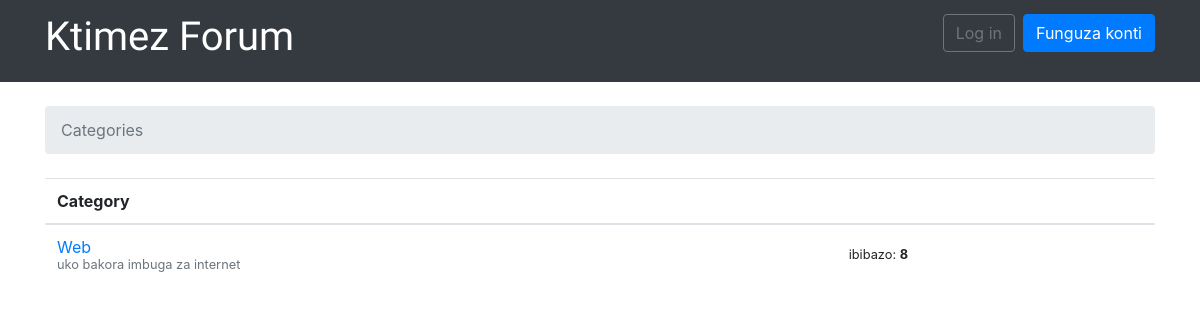
The page / on the database its author committed.
### categories/models.py (models this page shows, shortened)
class Category(models.Model):
    name = models.CharField(max_length=30, unique=True)
    description = models.CharField(max_length=100)

### categories/views.py (the view)
# urls.py: 2. Add a URL to urlpatterns:  url(r'^$', views.home, name='home')
def home(request):
    cats = Category.objects.all()
    return render(request, 'home.html', {'cats':cats })

### templates/home.html
{% extends 'base.html' %}
{% block breadcrumb %}
  <li class="breadcrumb-item active">Categories</li>
{% endblock %}
{% block content %}
  <table class="table">
    <thead class="thead-inverse">
      <tr>
        <th>Category</th>
        <th></th>
      </tr>
    </thead>
    <tbody>
      {% for board in cats %}
       <tr>
          <td>
            <a href="{% url 'category_topics' board.pk %}">{{ board.name }}</a>
            <small class="text-muted d-block">{{ board.description }}</small>
          </td>
          <td class="align-middle">
            <small>ibibazo: <b>{{ board.topics.count }}</b></small>
          </td>
        </tr>
      {% endfor %}
    </tbody>
  </table>
{% endblock %}

### rows shown on the page
Category: name "Web", description "uko bakora imbuga za internet", topics.count "8"
